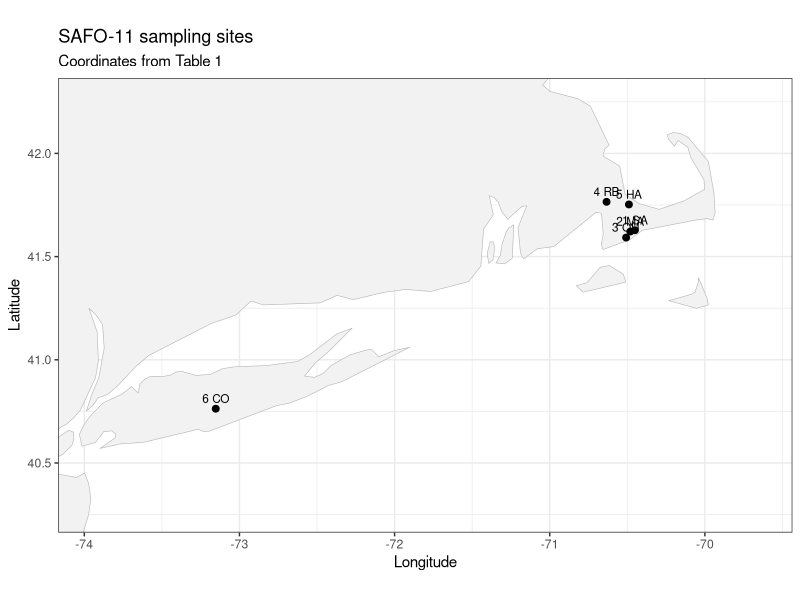
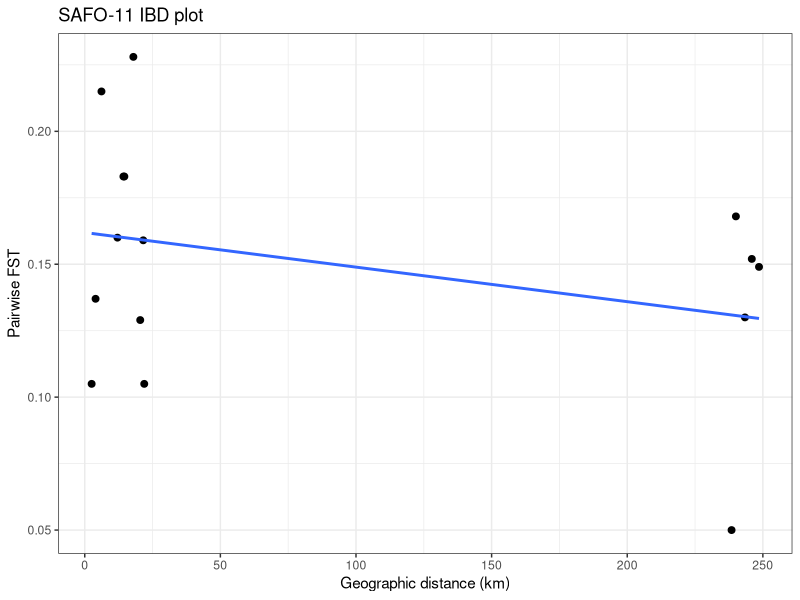

The R source for these figures, in order: (Note: this script raises an error after producing the figures.)
# ============================================================
# SAFO-11 | Brook trout
# Salvelinus fontinalis
# Annett et al. 2012, Transactions of the American Fisheries Society
#
# Objective 2 workflow
# - pairwise Weir and Cockerham FST values transcribed from Table 4
# - coordinates hardcoded from Table 1
# - plots shown in RStudio only; not saved
# - saves SAFO_11_fst and SAFO_11_coords to data/SAFO-11.RData
# ============================================================

suppressPackageStartupMessages({
  library(ggplot2)
  library(dplyr)
  library(geosphere)
})

study_code <- "SAFO-11"
study_dir <- "/Users/johnmccall/Library/CloudStorage/OneDrive-TheOhioStateUniversity/Spring_2026/Landgen_DGS/DGS-Patterns-of-Fish-Diversity/DGS-Patterns-of-Fish-Diversity/Objective 2/Data/SAFO-11"
out_dir <- file.path(study_dir, "data")

if (!dir.exists(study_dir)) dir.create(study_dir, recursive = TRUE, showWarnings = FALSE)
if (!dir.exists(out_dir)) dir.create(out_dir, recursive = TRUE, showWarnings = FALSE)
setwd(study_dir)

# -----------------------------
# 1) site metadata
# order follows Tables 1 and 4:
# SA, MA, QU, RB, HA, CO
# coordinates taken directly from Table 1
# lat/lon are listed in decimal minutes in the paper and converted here
# to decimal degrees
# -----------------------------
SAFO_11_coords_check <- data.frame(
  site = 1:6,
  site_code = c("SA", "MA", "QU", "RB", "HA", "CO"),
  site_name = c(
    "Santuit River",
    "Mashpee River",
    "Quashnet River",
    "Red Brook",
    "Sandwich Hatchery",
    "Connetquot River"
  ),
  lat = c(
    41 + 37.672/60,
    41 + 37.300/60,
    41 + 35.533/60,
    41 + 45.915/60,
    41 + 45.159/60,
    40 + 45.783/60
  ),
  lon = c(
    -(70 + 27.062/60),
    -(70 + 28.823/60),
    -(70 + 30.463/60),
    -(70 + 38.035/60),
    -(70 + 29.381/60),
    -(73 + 9.166/60)
  ),
  stringsAsFactors = FALSE
)

SAFO_11_coords <- SAFO_11_coords_check %>%
  transmute(site = site, lat = lat, lon = lon)

# -----------------------------
# 2) pairwise FST matrix
# values transcribed from Table 4 (below diagonal in paper)
# order:
# SA, MA, QU, RB, HA, CO
# -----------------------------
site_ids <- as.character(SAFO_11_coords$site)

SAFO_11_fst <- matrix(0, nrow = 6, ncol = 6)
rownames(SAFO_11_fst) <- site_ids
colnames(SAFO_11_fst) <- site_ids

lower_vals <- list(
  c(2, 1, 0.105),
  c(3, 1, 0.215), c(3, 2, 0.137),
  c(4, 1, 0.159), c(4, 2, 0.129), c(4, 3, 0.105),
  c(5, 1, 0.183), c(5, 2, 0.183), c(5, 3, 0.228), c(5, 4, 0.160),
  c(6, 1, 0.152), c(6, 2, 0.130), c(6, 3, 0.168), c(6, 4, 0.050), c(6, 5, 0.149)
)

for (x in lower_vals) {
  i <- x[1]; j <- x[2]; v <- x[3]
  SAFO_11_fst[i, j] <- v
  SAFO_11_fst[j, i] <- v
}

diag(SAFO_11_fst) <- 0
SAFO_11_fst[is.na(SAFO_11_fst)] <- 0
SAFO_11_fst[SAFO_11_fst < 0] <- 0

stopifnot(identical(as.character(SAFO_11_coords$site), rownames(SAFO_11_fst)))

# -----------------------------
# 3) map plot
# include USA and Canada, then zoom to point extent
# -----------------------------
world_df <- ggplot2::map_data("world") %>%
  filter(region %in% c("USA", "Canada"))

plot_df <- SAFO_11_coords_check %>%
  mutate(label = paste0(site, " ", site_code))

x_pad <- max(0.8, diff(range(plot_df$lon)) * 0.12)
y_pad <- max(0.5, diff(range(plot_df$lat)) * 0.12)

p_map <- ggplot() +
  geom_polygon(
    data = world_df,
    aes(x = long, y = lat, group = group),
    fill = "grey95",
    color = "grey70",
    linewidth = 0.2
  ) +
  geom_point(
    data = plot_df,
    aes(x = lon, y = lat),
    size = 2
  ) +
  geom_text(
    data = plot_df,
    aes(x = lon, y = lat, label = label),
    nudge_y = 0.05,
    size = 3
  ) +
  coord_quickmap(
    xlim = c(min(plot_df$lon) - x_pad, max(plot_df$lon) + x_pad),
    ylim = c(min(plot_df$lat) - y_pad, max(plot_df$lat) + y_pad)
  ) +
  labs(
    title = "SAFO-11 sampling sites",
    subtitle = "Coordinates from Table 1",
    x = "Longitude",
    y = "Latitude"
  ) +
  theme_bw()

print(p_map)

# -----------------------------
# 4) IBD plot
# straight-line distance for QC only
# -----------------------------
geo_dist_km <- geosphere::distm(
  x = as.matrix(SAFO_11_coords[, c("lon", "lat")]),
  fun = geosphere::distHaversine
) / 1000

ibd_df <- data.frame(
  dist_km = geo_dist_km[upper.tri(geo_dist_km)],
  fst = SAFO_11_fst[upper.tri(SAFO_11_fst)]
)

p_ibd <- ggplot(ibd_df, aes(x = dist_km, y = fst)) +
  geom_point(size = 2) +
  geom_smooth(method = "lm", se = FALSE) +
  labs(
    title = "SAFO-11 IBD plot",
    x = "Geographic distance (km)",
    y = "Pairwise FST"
  ) +
  theme_bw()

print(p_ibd)

# -----------------------------
# 5) save outputs
# -----------------------------
save(
  SAFO_11_fst,
  SAFO_11_coords,
  file = file.path(out_dir, "SAFO-11.RData")
)

write.csv(
  SAFO_11_coords_check,
  file = file.path(out_dir, "SAFO-11_coords_check.csv"),
  row.names = FALSE
)
